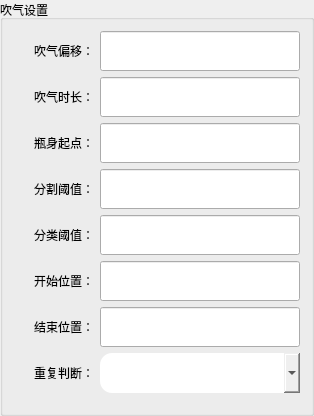
           <widget class="QGroupBox" name="groupBox_2">
            <property name="title">
             <string>吹气设置</string>
            </property>
            <layout class="QVBoxLayout" name="verticalLayout_5">
             <item>
              <layout class="QHBoxLayout" name="horizontalLayout_10">
               <item>
                <widget class="QLabel" name="label_14">
                 <property name="minimumSize">
                  <size>
                   <width>80</width>
                   <height>40</height>
                  </size>
                 </property>
                 <property name="maximumSize">
                  <size>
                   <width>120</width>
                   <height>40</height>
                  </size>
                 </property>
                 <property name="text">
                  <string>吹气偏移：</string>
                 </property>
                 <property name="alignment">
                  <set>Qt::AlignmentFlag::AlignRight|Qt::AlignmentFlag::AlignTrailing|Qt::AlignmentFlag::AlignVCenter</set>
                 </property>
                </widget>
               </item>
               <item>
                <widget class="QLineEdit" name="Tab2_BlowOffset_Edit">
                 <property name="sizePolicy">
                  <sizepolicy hsizetype="Preferred" vsizetype="Preferred">
                   <horstretch>0</horstretch>
                   <verstretch>0</verstretch>
                  </sizepolicy>
                 </property>
                 <property name="minimumSize">
                  <size>
                   <width>200</width>
                   <height>40</height>
                  </size>
                 </property>
                 <property name="maximumSize">
                  <size>
                   <width>500</width>
                   <height>500</height>
                  </size>
                 </property>
                </widget>
               </item>
              </layout>
             </item>
             <item>
              <layout class="QHBoxLayout" name="horizontalLayout_11">
               <item>
                <widget class="QLabel" name="label_15">
                 <property name="minimumSize">
                  <size>
                   <width>80</width>
                   <height>40</height>
                  </size>
                 </property>
                 <property name="maximumSize">
                  <size>
                   <width>120</width>
                   <height>40</height>
                  </size>
                 </property>
                 <property name="text">
                  <string>吹气时长：</string>
                 </property>
                 <property name="alignment">
                  <set>Qt::AlignmentFlag::AlignRight|Qt::AlignmentFlag::AlignTrailing|Qt::AlignmentFlag::AlignVCenter</set>
                 </property>
                </widget>
               </item>
               <item>
                <widget class="QLineEdit" name="Tab2_BlowTime_Edit">
                 <property name="sizePolicy">
                  <sizepolicy hsizetype="Preferred" vsizetype="Preferred">
                   <horstretch>0</horstretch>
                   <verstretch>0</verstretch>
                  </sizepolicy>
                 </property>
                 <property name="minimumSize">
                  <size>
                   <width>200</width>
                   <height>40</height>
                  </size>
                 </property>
                 <property name="maximumSize">
                  <size>
                   <width>500</width>
                   <height>500</height>
                  </size>
                 </property>
                </widget>
               </item>
              </layout>
             </item>
             <item>
              <layout class="QHBoxLayout" name="horizontalLayout_12">
               <item>
                <widget class="QLabel" name="label_16">
                 <property name="minimumSize">
                  <size>
                   <width>80</width>
                   <height>40</height>
                  </size>
                 </property>
                 <property name="maximumSize">
                  <size>
                   <width>120</width>
                   <height>40</height>
                  </size>
                 </property>
                 <property name="text">
                  <string>瓶身起点：</string>
                 </property>
                 <property name="alignment">
                  <set>Qt::AlignmentFlag::AlignRight|Qt::AlignmentFlag::AlignTrailing|Qt::AlignmentFlag::AlignVCenter</set>
                 </property>
                </widget>
               </item>
               <item>
                <widget class="QLineEdit" name="Tab2_ZoomRatio_Edit">
                 <property name="sizePolicy">
                  <sizepolicy hsizetype="Preferred" vsizetype="Preferred">
                   <horstretch>0</horstretch>
                   <verstretch>0</verstretch>
                  </sizepolicy>
                 </property>
                 <property name="minimumSize">
                  <size>
                   <width>200</width>
                   <height>40</height>
                  </size>
                 </property>
                 <property name="maximumSize">
                  <size>
                   <width>500</width>
                   <height>500</height>
                  </size>
                 </property>
                </widget>
               </item>
              </layout>
             </item>
             <item>
              <layout class="QHBoxLayout" name="horizontalLayout_13">
               <item>
                <widget class="QLabel" name="label_17">
                 <property name="minimumSize">
                  <size>
                   <width>80</width>
                   <height>40</height>
                  </size>
                 </property>
                 <property name="maximumSize">
                  <size>
                   <width>120</width>
                   <height>40</height>
                  </size>
                 </property>
                 <property name="text">
                  <string>分割阈值：</string>
                 </property>
                 <property name="alignment">
                  <set>Qt::AlignmentFlag::AlignRight|Qt::AlignmentFlag::AlignTrailing|Qt::AlignmentFlag::AlignVCenter</set>
                 </property>
                </widget>
               </item>
               <item>
                <widget class="QLineEdit" name="Tab2_SegThreshold_Edit">
                 <property name="sizePolicy">
                  <sizepolicy hsizetype="Preferred" vsizetype="Preferred">
                   <horstretch>0</horstretch>
                   <verstretch>0</verstretch>
                  </sizepolicy>
                 </property>
                 <property name="minimumSize">
                  <size>
                   <width>200</width>
                   <height>40</height>
                  </size>
                 </property>
                 <property name="maximumSize">
                  <size>
                   <width>500</width>
                   <height>500</height>
                  </size>
                 </property>
                </widget>
               </item>
              </layout>
             </item>
             <item>
              <layout class="QHBoxLayout" name="horizontalLayout_14">
               <item>
                <widget class="QLabel" name="label_18">
                 <property name="minimumSize">
                  <size>
                   <width>80</width>
                   <height>40</height>
                  </size>
                 </property>
                 <property name="maximumSize">
                  <size>
                   <width>120</width>
                   <height>40</height>
                  </size>
                 </property>
                 <property name="text">
                  <string>分类阈值：</string>
                 </property>
                 <property name="alignment">
                  <set>Qt::AlignmentFlag::AlignRight|Qt::AlignmentFlag::AlignTrailing|Qt::AlignmentFlag::AlignVCenter</set>
                 </property>
                </widget>
               </item>
               <item>
                <widget class="QLineEdit" name="Tab2_ClsThreshold_Edit">
                 <property name="sizePolicy">
                  <sizepolicy hsizetype="Preferred" vsizetype="Preferred">
                   <horstretch>0</horstretch>
                   <verstretch>0</verstretch>
                  </sizepolicy>
                 </property>
                 <property name="minimumSize">
                  <size>
                   <width>200</width>
                   <height>40</height>
                  </size>
                 </property>
                 <property name="maximumSize">
                  <size>
                   <width>500</width>
                   <height>500</height>
                  </size>
                 </property>
                </widget>
               </item>
              </layout>
             </item>
             <item>
              <layout class="QHBoxLayout" name="horizontalLayout_15">
               <item>
                <widget class="QLabel" name="label_19">
                 <property name="minimumSize">
                  <size>
                   <width>80</width>
                   <height>40</height>
                  </size>
                 </property>
                 <property name="maximumSize">
                  <size>
                   <width>120</width>
                   <height>40</height>
                  </size>
                 </property>
                 <property name="text">
                  <string>开始位置：</string>
                 </property>
                 <property name="alignment">
                  <set>Qt::AlignmentFlag::AlignRight|Qt::AlignmentFlag::AlignTrailing|Qt::AlignmentFlag::AlignVCenter</set>
                 </property>
                </widget>
               </item>
               <item>
                <widget class="QLineEdit" name="Tab2_BlowAreaStart_Edit">
                 <property name="sizePolicy">
                  <sizepolicy hsizetype="Preferred" vsizetype="Preferred">
                   <horstretch>0</horstretch>
                   <verstretch>0</verstretch>
                  </sizepolicy>
                 </property>
                 <property name="minimumSize">
                  <size>
                   <width>200</width>
                   <height>40</height>
                  </size>
                 </property>
                 <property name="maximumSize">
                  <size>
                   <width>500</width>
                   <height>500</height>
                  </size>
                 </property>
                </widget>
               </item>
              </layout>
             </item>
             <item>
              <layout class="QHBoxLayout" name="horizontalLayout_16">
               <item>
                <widget class="QLabel" name="label_20">
                 <property name="minimumSize">
                  <size>
                   <width>80</width>
                   <height>40</height>
                  </size>
                 </property>
                 <property name="maximumSize">
                  <size>
                   <width>120</width>
                   <height>40</height>
                  </size>
                 </property>
                 <property name="text">
                  <string>结束位置：</string>
                 </property>
                 <property name="alignment">
                  <set>Qt::AlignmentFlag::AlignRight|Qt::AlignmentFlag::AlignTrailing|Qt::AlignmentFlag::AlignVCenter</set>
                 </property>
                </widget>
               </item>
               <item>
                <widget class="QLineEdit" name="Tab2_BlowAreaEnd_Edit">
                 <property name="sizePolicy">
                  <sizepolicy hsizetype="Preferred" vsizetype="Preferred">
                   <horstretch>0</horstretch>
                   <verstretch>0</verstretch>
                  </sizepolicy>
                 </property>
                 <property name="minimumSize">
                  <size>
                   <width>200</width>
                   <height>40</height>
                  </size>
                 </property>
                 <property name="maximumSize">
                  <size>
                   <width>500</width>
                   <height>500</height>
                  </size>
                 </property>
                </widget>
               </item>
              </layout>
             </item>
             <item>
              <layout class="QHBoxLayout" name="horizontalLayout_17">
               <item>
                <widget class="QLabel" name="label_21">
                 <property name="minimumSize">
                  <size>
                   <width>80</width>
                   <height>40</height>
                  </size>
                 </property>
                 <property name="maximumSize">
                  <size>
                   <width>120</width>
                   <height>40</height>
                  </size>
                 </property>
                 <property name="text">
                  <string>重复判断：</string>
                 </property>
                 <property name="alignment">
                  <set>Qt::AlignmentFlag::AlignRight|Qt::AlignmentFlag::AlignTrailing|Qt::AlignmentFlag::AlignVCenter</set>
                 </property>
                </widget>
               </item>
               <item>
                <widget class="QComboBox" name="Tab2_RepeatJudgment_Edit">
                 <property name="sizePolicy">
                  <sizepolicy hsizetype="Preferred" vsizetype="Preferred">
                   <horstretch>0</horstretch>
                   <verstretch>0</verstretch>
                  </sizepolicy>
                 </property>
                 <property name="minimumSize">
                  <size>
                   <width>200</width>
                   <height>40</height>
                  </size>
                 </property>
                 <property name="styleSheet">
                  <string notr="true">border-radius: 12px;</string>
                 </property>
                </widget>
               </item>
              </layout>
             </item>
             <item>
              <spacer name="verticalSpacer_3">
               <property name="orientation">
                <enum>Qt::Orientation::Vertical</enum>
               </property>
               <property name="sizeHint" stdset="0">
                <size>
                 <width>20</width>
                 <height>9</height>
                </size>
               </property>
              </spacer>
             </item>
            </layout>
           </widget>
